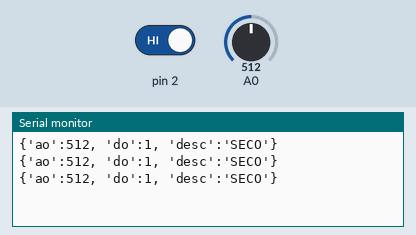
The sketch below on a simulated Arduino Uno, built with avr-gcc and run on an emulated ATmega328P. Parts: the last lines printed to the serial monitor. The test bench sets the inputs (shaded band); at power-on: pin 2 HIGH, A0 = 512.

Above: at 1.3 s.
1.4 s: pin 2 driven LOW
At 1.9 s:
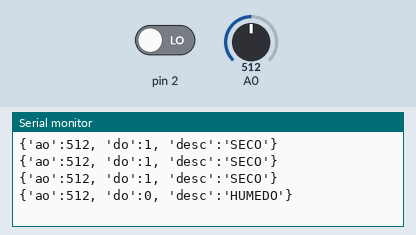
3.5 s: A0 set to 716
At 3.9 s:
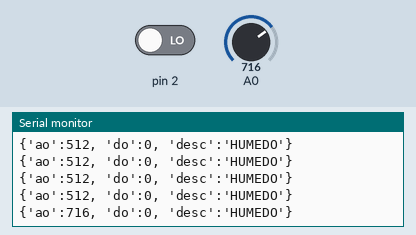
5.0 s: A0 set to 900
At 5.4 s:
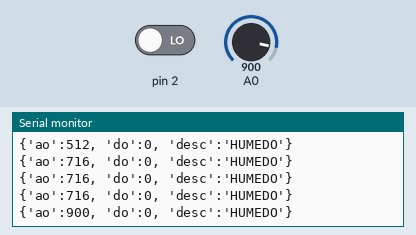
6.5 s: pin 2 driven HIGH
At 6.9 s:
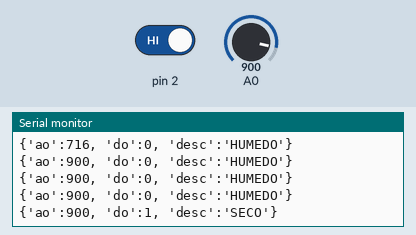
Timing chart, 0 to 9.0 s (numbered marks = the images above; inputs shaded):
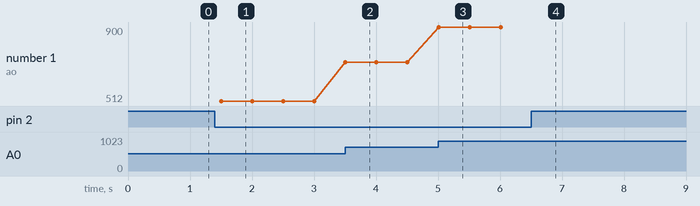

Measured:
- after the input at 1.4 s, the serial monitor: prints a new line after 0.10 s (image 1)
- after the input at 3.5 s, the serial monitor: prints a new line at once (image 2)
- after the input at 5.0 s, the serial monitor: prints a new line at once (image 3)
- after the input at 6.5 s, the serial monitor: prints a new line at once (image 4)
- plotted number 1: 512 → 716 after the input at 3.5 s, 716 → 900 after the input at 5.0 s

The sketch:

SensorHumedadTierraHL69.ino
```cpp
//Sensor Humedad Tierra HL-69

void setup() {
  // put your setup code here, to run once:
 Serial.begin(9600);
 pinMode(2, INPUT);
}

void loop() {
  // put your main code here, to run repeatedly:
 int ao0 = analogRead(A0);
 String do2;
 String desc;
 Serial.print("{'ao':");
 Serial.print(ao0, DEC);
 if(digitalRead(2)==LOW){
   do2 = "0";
   desc = "HUMEDO";
 }else{
   do2 = "1";
   desc = "SECO";
 }
 Serial.println(", 'do':"+do2+", 'desc':'"+desc+"'}");
 //Serial.println("{'ao':"+ao0+", 'do':"+do2+", 'desc':'"+desc+"'}");
 delay(500);

}
```
